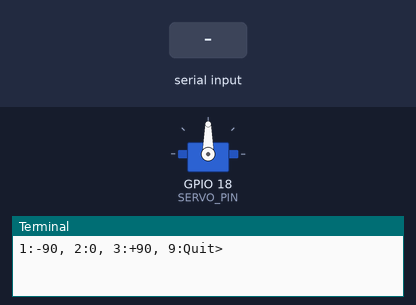
A program run on a simulated Raspberry Pi (BCM pin numbers). Parts: servo, the last lines printed to the terminal. The test bench sets the inputs (shaded band). Servo angles are drawn from the pulse width (0.5 ms = 0°, 2.5 ms = 180°).

Above: at 1.2 s.
1.3 s: "1" typed at the terminal, then Enter
At 2.3 s:
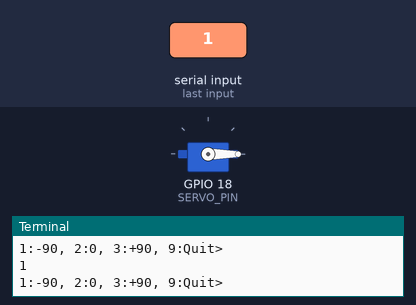
2.8 s: "3" typed at the terminal, then Enter
At 3.4 s:
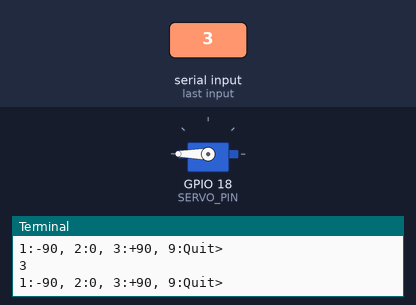
4.3 s: "2" typed at the terminal, then Enter
At 4.6 s:
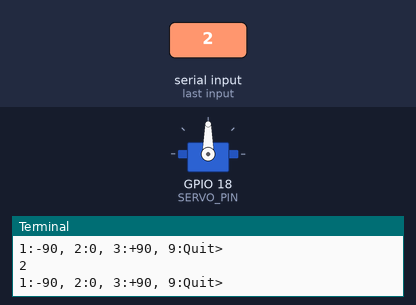
Timing chart, 0 to 7.3 s (numbered marks = the images above; inputs shaded):
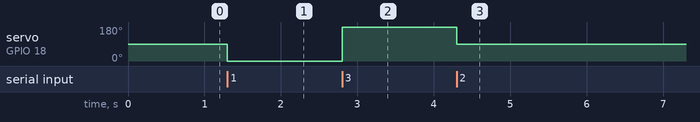

Measured:
- after the input at 1.3 s, servo on GPIO 18 (SERVO_PIN): 90° → 0° at once
- after the input at 2.8 s, servo on GPIO 18 (SERVO_PIN): 0° → 180° at once
- after the input at 4.3 s, servo on GPIO 18 (SERVO_PIN): 180° → 90° at once

The program:

servo_motor.py
```python
import RPi.GPIO as GPIO

SERVO_PIN = 18

GPIO.setmode(GPIO.BCM)
GPIO.setup(SERVO_PIN, GPIO.OUT)
pwm = GPIO.PWM(SERVO_PIN, 50)  # 50Hz, 1Period = 20ms
pwm.start(7.5)  # 7.5(0도)

try:
    while True:
        val = input('1:-90, 2:0, 3:+90, 9:Quit> ')
        if val == '1':
            # pwm.ChangeDutyCycle(5)  # -90degree, 20ms * 5% = 1ms
            pwm.ChangeDutyCycle(2.5)  # -90degree, 20ms * 2.5% = 0.5ms
        elif val == '2':
            pwm.ChangeDutyCycle(7.5)  # 0degree, 20ms*7.5% = 1.5ms
        elif val == '3':
            # pwm.ChangeDutyCycle(10)  # +90degree, 20ms*10% = 2ms
            pwm.ChangeDutyCycle(12.5)  # +90degree, 20ms*12.5% = 2.5ms
        elif val == '9':
            break
finally:
    pwm.stop()
    GPIO.cleanup()
```
